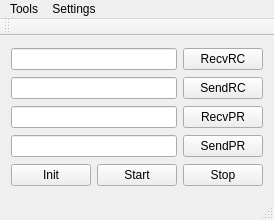
<?xml version="1.0" encoding="UTF-8"?>
<ui version="4.0">
 <class>MainWindow</class>
 <widget class="QMainWindow" name="MainWindow">
  <property name="geometry">
   <rect>
    <x>0</x>
    <y>0</y>
    <width>269</width>
    <height>220</height>
   </rect>
  </property>
  <property name="windowTitle">
   <string>MainWindow</string>
  </property>
  <widget class="QWidget" name="centralWidget">
   <layout class="QVBoxLayout" name="verticalLayout">
    <item>
     <layout class="QHBoxLayout" name="horizontalLayout_4">
      <item>
       <widget class="QLineEdit" name="lineEditRecvRC">
        <property name="minimumSize">
         <size>
          <width>0</width>
          <height>0</height>
         </size>
        </property>
       </widget>
      </item>
      <item>
       <widget class="QPushButton" name="btnRecvRC">
        <property name="text">
         <string>RecvRC</string>
        </property>
       </widget>
      </item>
     </layout>
    </item>
    <item>
     <layout class="QHBoxLayout" name="horizontalLayout">
      <item>
       <widget class="QLineEdit" name="lineEditSendRC"/>
      </item>
      <item>
       <widget class="QPushButton" name="btnSendRC">
        <property name="text">
         <string>SendRC</string>
        </property>
       </widget>
      </item>
     </layout>
    </item>
    <item>
     <layout class="QHBoxLayout" name="horizontalLayout_5">
      <item>
       <widget class="QLineEdit" name="lineEditRecvPR">
        <property name="minimumSize">
         <size>
          <width>0</width>
          <height>0</height>
         </size>
        </property>
       </widget>
      </item>
      <item>
       <widget class="QPushButton" name="btnRecvPR">
        <property name="text">
         <string>RecvPR</string>
        </property>
       </widget>
      </item>
     </layout>
    </item>
    <item>
     <layout class="QHBoxLayout" name="horizontalLayout_2">
      <item>
       <widget class="QLineEdit" name="lineEditSendPR"/>
      </item>
      <item>
       <widget class="QPushButton" name="btnSendPR">
        <property name="text">
         <string>SendPR</string>
        </property>
       </widget>
      </item>
     </layout>
    </item>
    <item>
     <layout class="QHBoxLayout" name="horizontalLayout_3">
      <item>
       <spacer name="horizontalSpacer">
        <property name="orientation">
         <enum>Qt::Horizontal</enum>
        </property>
        <property name="sizeHint" stdset="0">
         <size>
          <width>40</width>
          <height>20</height>
         </size>
        </property>
       </spacer>
      </item>
      <item>
       <widget class="QPushButton" name="btnInit">
        <property name="text">
         <string>Init</string>
        </property>
        <property name="checkable">
         <bool>false</bool>
        </property>
       </widget>
      </item>
      <item>
       <widget class="QPushButton" name="btnStart">
        <property name="text">
         <string>Start</string>
        </property>
       </widget>
      </item>
      <item>
       <widget class="QPushButton" name="btnStop">
        <property name="text">
         <string>Stop</string>
        </property>
       </widget>
      </item>
      <item>
       <spacer name="horizontalSpacer_2">
        <property name="orientation">
         <enum>Qt::Horizontal</enum>
        </property>
        <property name="sizeHint" stdset="0">
         <size>
          <width>40</width>
          <height>20</height>
         </size>
        </property>
       </spacer>
      </item>
     </layout>
    </item>
   </layout>
  </widget>
  <widget class="QMenuBar" name="menuBar">
   <property name="geometry">
    <rect>
     <x>0</x>
     <y>0</y>
     <width>269</width>
     <height>21</height>
    </rect>
   </property>
   <widget class="QMenu" name="menuTools">
    <property name="title">
     <string>Tools</string>
    </property>
    <widget class="QMenu" name="menuTest">
     <property name="title">
      <string>Test</string>
     </property>
     <addaction name="actionSerial_Connection"/>
    </widget>
    <addaction name="menuTest"/>
   </widget>
   <widget class="QMenu" name="menuSettings">
    <property name="title">
     <string>Settings</string>
    </property>
    <addaction name="actionIP_address"/>
   </widget>
   <addaction name="menuTools"/>
   <addaction name="menuSettings"/>
  </widget>
  <widget class="QToolBar" name="mainToolBar">
   <attribute name="toolBarArea">
    <enum>TopToolBarArea</enum>
   </attribute>
   <attribute name="toolBarBreak">
    <bool>false</bool>
   </attribute>
  </widget>
  <widget class="QStatusBar" name="statusBar"/>
  <action name="actionSerial_Connection">
   <property name="checkable">
    <bool>true</bool>
   </property>
   <property name="text">
    <string>Serial Connection</string>
   </property>
  </action>
  <action name="actionIP_address">
   <property name="text">
    <string>IP address</string>
   </property>
  </action>
 </widget>
 <layoutdefault spacing="6" margin="11"/>
 <resources/>
 <connections/>
</ui>
